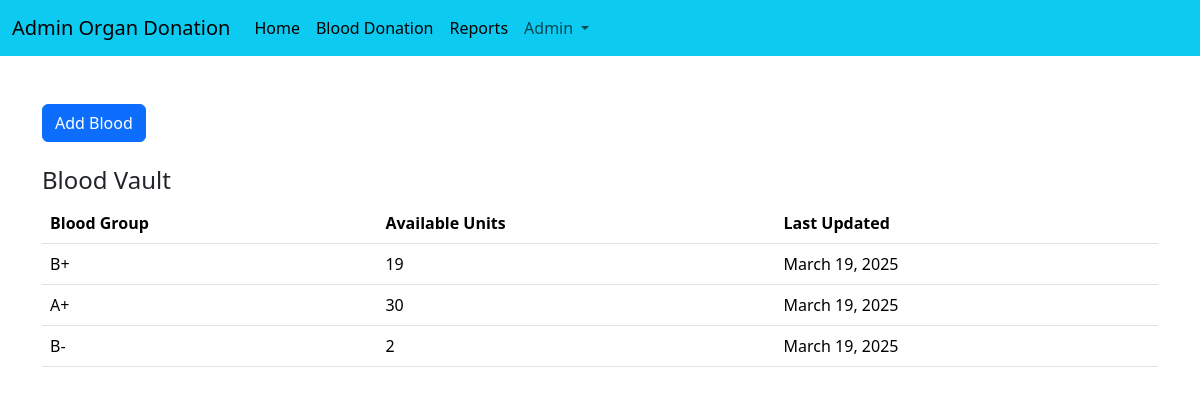
Page /Blood/BloodGroupsAdmin on the committed database.
### Blood/models.py (models this page shows)
class BloodVault(models.Model):
    options = (("A+","A+"),("A-","A-"),("B+","B+"),("B-","B-"),("AB+","AB+"),("AB-","AB-"),("O+","O+"),("O-","O-"))
    blood_group = models.CharField(max_length=20, choices=options)
    total_unit = models.IntegerField()
    updated_on = models.DateField(auto_now=True)

### Blood/views.py (the view, shortened to what this page needs)
# urls.py: path("BloodGroupsAdmin",views.BloodGroupsAdmin,name="BloodGroupsAdmin"),
def BloodGroupsAdmin(request):
    blood_vault = BloodVault.objects.all()
    context = {
        "blood_vault":blood_vault
    }
    return render(request,"vault_admin.html",context)

### templates/vault_admin.html (shortened to what this page needs)
{% extends 'adminindex.html' %}
{% block content %}
<div class="container">
<button type="button" class="btn btn-primary mt-5" data-bs-toggle="modal" data-bs-target="#exampleModal">
    Add Blood
  </button>
    <br><br>
    <h4>Blood Vault</h4>
<div class="dashboard">
    <table class="table">
        <thead>
            <tr>
                <th>Blood Group</th>
                <th>Available Units</th>
                <th>Last Updated</th>
            </tr>
        </thead>
        <tbody>
            {% for blood in blood_vault %}
            <tr>
                <td>{{ blood.blood_group }}</td>
                <td>{{ blood.total_unit }}</td>
                <td>{{ blood.updated_on }}</td>
            </tr>
            {% endfor %}
        </tbody>
    </table>
</div>
</div>
    {% endblock %}

### rows in the picture
BloodVault: blood_group "B+", total_unit "19", updated_on "March 19, 2025"
BloodVault: blood_group "A+", total_unit "30", updated_on "March 19, 2025"
BloodVault: blood_group "B-", total_unit "2", updated_on "March 19, 2025"
